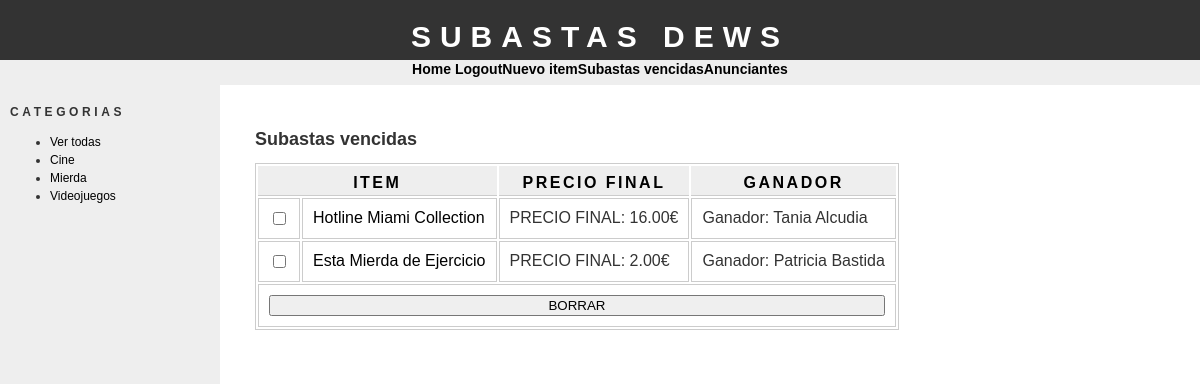
The page /views/expired.php (signed in) on the database its author committed.
### tables this page shows
CREATE TABLE IF NOT EXISTS `categoria` (
  `id` int(11) NOT NULL AUTO_INCREMENT,
  `categoria` varchar(30) NOT NULL,
  PRIMARY KEY (`id`)
);

CREATE TABLE IF NOT EXISTS `item` (
  `id` int(11) NOT NULL AUTO_INCREMENT,
  `id_cat` int(11) NOT NULL,
  `id_user` int(11) NOT NULL,
  `nombre` varchar(50) NOT NULL,
  `preciopartida` float NOT NULL,
  `descripcion` varchar(200) NOT NULL,
  `fechafin` datetime NOT NULL,
  PRIMARY KEY (`id`),
  KEY `id_cat` (`id_cat`),
  KEY `id_user` (`id_user`)
);

CREATE TABLE IF NOT EXISTS `usuario` (
  `id` int(11) NOT NULL AUTO_INCREMENT,
  `username` varchar(40) NOT NULL,
  `nombre` varchar(100) NOT NULL,
  `password` varchar(40) NOT NULL,
  `email` varchar(100) NOT NULL,
  `cadenaverificacion` varchar(100) NOT NULL,
  `activo` tinyint(4) NOT NULL,
  `falso` tinyint(4) NOT NULL,
  PRIMARY KEY (`id`)
);

CREATE TABLE IF NOT EXISTS `puja` (
  `id` int(11) NOT NULL AUTO_INCREMENT,
  `id_item` int(11) NOT NULL,
  `id_user` int(11) NOT NULL,
  `cantidad` float NOT NULL,
  `fecha` date NOT NULL,
  PRIMARY KEY (`id`),
  KEY `id_item` (`id_item`),
  KEY `id_user` (`id_user`)
);

### DB/DB_category.php (called while the page is built, shortened)
<?php
function getItemCategories()
{
    $conn=connectToDB();
    $itemCategories=[];
    $query="SELECT * FROM categoria ORDER BY categoria ASC;";
    $st=$conn -> prepare($query);
    $st_executed=$st -> execute();
    if($st_executed)
    {
        $st_itemCategories=$st -> get_result();
        while($itemCategory=$st_itemCategories -> fetch_assoc())
            $itemCategories[]=$itemCategory;
    }
    return $itemCategories;
}
?>

### DB/DB_item.php (called while the page is built, shortened)
<?php
function getExpiredItems()
{
    $conn=connectToDB();
    $list_expiredItem=[];
    $query="SELECT * FROM item WHERE TIMESTAMPDIFF(SECOND, fechafin, now()) > 1;";
    $st=$conn -> prepare($query);
    $st_executed=$st -> execute();
    if($st_executed)
    {
        $st_result=$st -> get_result();
        while($item=$st_result -> fetch_assoc())
            $list_expiredItem[]=$item;
    }
    return $list_expiredItem;
}
?>

### DB/DB_bid.php (called while the page is built, shortened)
<?php
function getBidDataOfItem($item_id)
{
    $bidDataOfItem=[];
    $list_bidsOfItem=getBidsOfItem($item_id);
    $winnerUser_id=false;
    for($i=0, $bid_maxPrice=-1; $i<count($list_bidsOfItem); $i++)
    {
        $bid_quantity=$list_bidsOfItem[$i]["cantidad"];
        if($bid_quantity>$bid_maxPrice)
        {
            $bid_maxPrice=$bid_quantity;
            $winnerUser_id=$list_bidsOfItem[$i]["id_user"];
        }
    }
    $bidDataOfItem[]=count($list_bidsOfItem);
    $bidDataOfItem[]=$bid_maxPrice;
    $bidDataOfItem[]=$winnerUser_id;
    return $bidDataOfItem;
}
function getBidsOfItem($item_id)
{
    $conn=connectToDB();
    $list_bidsOfItem=[];
    $query="SELECT * FROM puja WHERE id_item=? ORDER BY cantidad DESC;";
    $st=$conn -> prepare($query);
    $st_prepared=$st -> bind_param("i", $item_id);
    $st_executed=$st -> execute();
    if($st_prepared && $st_executed)
    {
        $st_result=$st -> get_result();
        while($item=$st_result -> fetch_assoc())
            $list_bidsOfItem[]=$item;
    }
    return $list_bidsOfItem;
}
?>

### lib/format.php (called while the page is built, shortened)
<?php
function format_money($inputMoney)
{
    $inputMoney=str_replace(",", ".", $inputMoney);
    $exp_money=explode(".", "".$inputMoney);
    $money_integerPart=$exp_money[0];
    $money_decimalPart="00";
    return $money_integerPart.".".$money_decimalPart.CURRENCY;
}
?>

### DB/DB_user.php (called while the page is built, shortened)
<?php
function getUserFromId($idUser)
{
    $userFromId=null;
    $conn=connectToDB();
    $query="SELECT * FROM usuario WHERE id=?;";
    $st=$conn -> prepare($query);
    $st_prepared=$st -> bind_param("i", $idUser);
    $st_executed=$st -> execute();
    if($st_prepared && $st_executed)
    {
        $st_result=$st -> get_result();
        if($userData=$st_result -> fetch_assoc())
            $userFromId=$userData;
    }
    return $userFromId;
}
?>

### views/expired.php (the view, shortened to what this page needs)
<?php
require_once "./header.php";
require_once "../DB/DB_item.php";
require_once "../DB/DB_bid.php";
require_once "../DB/DB_user.php";
require_once "../lib/format.php";
function drawForm_expiredItems()
{
    $list_expiredItem=getExpiredItems();
    $txtHTML="<form enctype='multipart/form-data' action=".str_replace(" ", "%20", $_SERVER["PHP_SELF"])." method='post'>";
    $txtHTML.=
    '
    <h2>Subastas vencidas</h2>
    <table>
        <tr>
            <th colspan="2">ITEM</th>
            <th>PRECIO FINAL</th>
            <th>GANADOR</th>
        </tr>
    ';
    for($i=0; $i < count($list_expiredItem); $i++)
    {
        $expiredItem=$list_expiredItem[$i];
        $expiredItem_id=$expiredItem["id"];
        $expiredItem_name=$expiredItem["nombre"];
        $expiredItem_startingPrice=$expiredItem["preciopartida"];
        $txtHTML.="<tr>";
        $txtHTML.="<td><input type='checkbox' name='check_deleteExpiredItem[]' value='$expiredItem_id'</td>";
        $txtHTML.="<td><a href='./expired.php?showItemDescById=$expiredItem_id'>$expiredItem_name</a>";
        $txtHTML.="</td>";
        $bidData=getBidDataOfItem($expiredItem_id);
        $bidData_maxBid=$bidData[1];
        $bid_winner=false;
        if($bidData_maxBid < $expiredItem_startingPrice)
            $bidData_maxBid=$expiredItem_startingPrice;
        else
        {
            $winner_id=$bidData[2];
            $bid_winner=getUserFromId($winner_id)["nombre"];
        }
        $txtHTML.="<td>PRECIO FINAL: ".format_money($bidData_maxBid)."</td>";
        if(!$bid_winner)
            $txtHTML.="<td></td>";
        else
            $txtHTML.="<td>Ganador: $bid_winner</td>";
        $txtHTML.="</tr>";
    }
    $txtHTML.=
    '
        <tr><td colspan="4"><input style="width:100%" type="submit" name="delete_expiredItem" value="BORRAR"></td></tr>
    </table>
    </form>
    ';
    echo $txtHTML;
}
?>
    <?php
    drawForm_expiredItems();
    ?>
</body>
</html>

### views/navbar.php
<?php
require_once "../DB/DB_category.php";
drawUl_itemCategories();
function drawUl_itemCategories()
{
    $list_item_category=getItemCategories();
    $txtHTML="<h1>Categorias</h1>";
    $txtHTML.="<ul><li><a href='./index.php'>Ver todas</a></li>";
    for($i=0; $i<count($list_item_category); $i++)
    {
        $item_category=$list_item_category[$i];
        $txtHTML.="<li><a href='./index.php?item_category_id=".$item_category["id"]."'>".$item_category["categoria"]."</a></li>";
    }
    $txtHTML.="</ul>";
    echo $txtHTML;
}
?>

### css/style.css (style rules this page uses)
body { font-family: "trebuchet ms", verdana, sans-serif; font-size: 12px; line-height: 1.5em; color: #333; background: #ffffff; margin: 0; padding: 0; text-align: center; width: 100%; }
a:link { text-decoration: none; color: #000; }
#bar h1 { font-size: 12px; text-transform: uppercase; letter-spacing: 0.3em; }
table { border: thin solid #cccccc; background: #ffffff; }
th { letter-spacing: 2.5px; background: #eeeeee; color: #000000; text-transform: uppercase; text-align: center; border-top: thick solid #eeeeee; border-bottom: thin solid #cccccc; padding: 3px; }
td { border: thin solid #cccccc; padding: 10px; }

### rows shown on the page
categoria: categoria "Cine"
categoria: categoria "Mierda"
categoria: categoria "Videojuegos"
item: nombre "Hotline Miami Collection", bidData_maxBid "16.00€", usuario.nombre "Tania Alcudia"
item: nombre "Esta Mierda de Ejercicio", puja.cantidad "2.00€", puja.id_user "Patricia Bastida"
